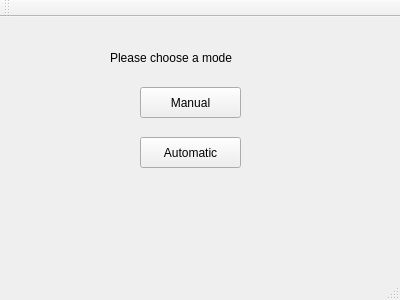
<?xml version="1.0" encoding="UTF-8"?>
<ui version="4.0">
 <class>moprobot1</class>
 <widget class="QMainWindow" name="moprobot1">
  <property name="geometry">
   <rect>
    <x>0</x>
    <y>0</y>
    <width>400</width>
    <height>300</height>
   </rect>
  </property>
  <property name="windowTitle">
   <string>moprobot1</string>
  </property>
  <widget class="QWidget" name="centralWidget">
   <widget class="QPushButton" name="Manual">
    <property name="geometry">
     <rect>
      <x>140</x>
      <y>70</y>
      <width>101</width>
      <height>31</height>
     </rect>
    </property>
    <property name="text">
     <string>Manual</string>
    </property>
   </widget>
   <widget class="QLabel" name="label">
    <property name="geometry">
     <rect>
      <x>110</x>
      <y>30</y>
      <width>171</width>
      <height>21</height>
     </rect>
    </property>
    <property name="text">
     <string>Please choose a mode</string>
    </property>
   </widget>
   <widget class="QPushButton" name="Automatic">
    <property name="geometry">
     <rect>
      <x>140</x>
      <y>120</y>
      <width>101</width>
      <height>31</height>
     </rect>
    </property>
    <property name="text">
     <string>Automatic</string>
    </property>
   </widget>
  </widget>
  <widget class="QMenuBar" name="menuBar">
   <property name="geometry">
    <rect>
     <x>0</x>
     <y>0</y>
     <width>400</width>
     <height>27</height>
    </rect>
   </property>
  </widget>
  <widget class="QToolBar" name="mainToolBar">
   <attribute name="toolBarArea">
    <enum>TopToolBarArea</enum>
   </attribute>
   <attribute name="toolBarBreak">
    <bool>false</bool>
   </attribute>
  </widget>
  <widget class="QStatusBar" name="statusBar"/>
 </widget>
 <layoutdefault spacing="6" margin="11"/>
 <resources/>
 <connections/>
</ui>
